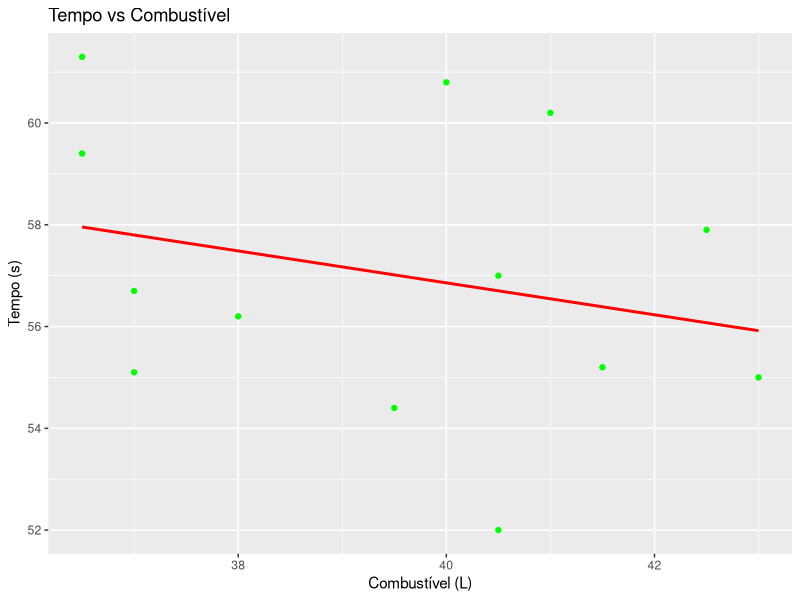
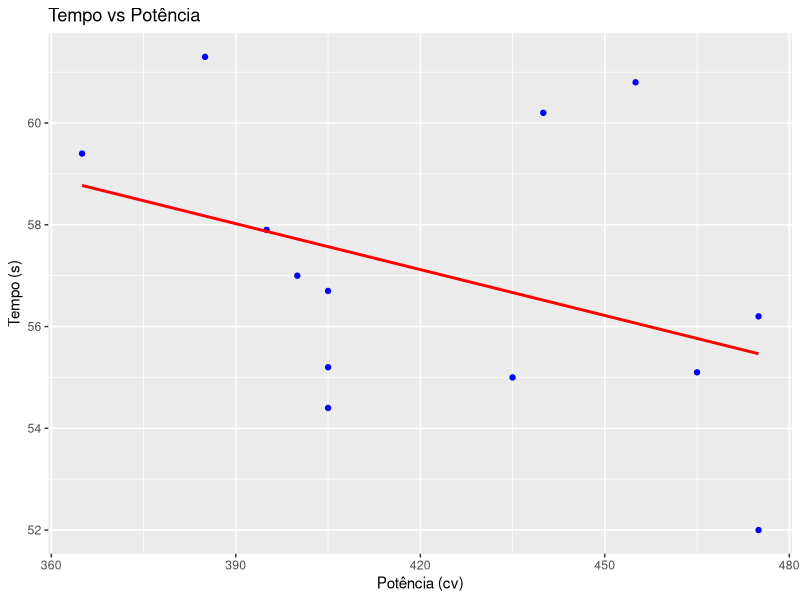
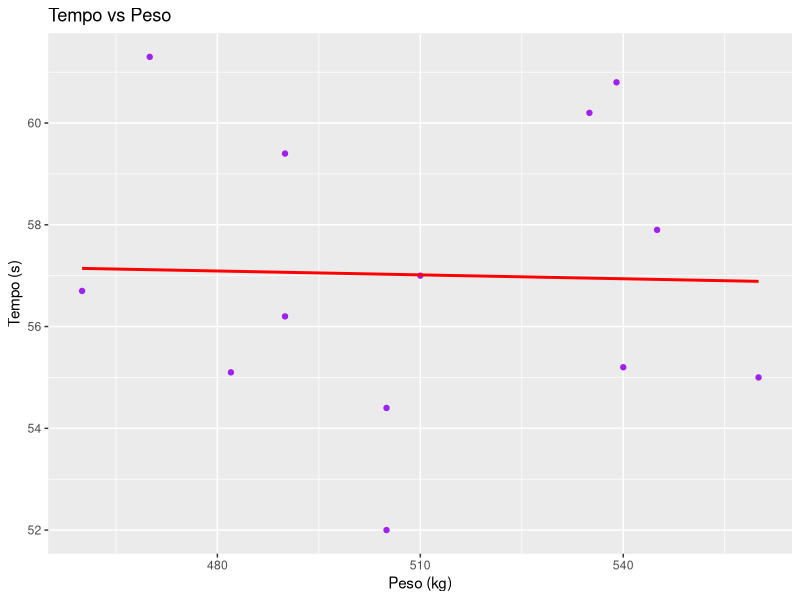

Write R code to recreate these figures, in order.
## ---- chunk 1
knitr::opts_chunk$set(echo = TRUE)
options(scipen = 9999) #para retirar a nOtação científica
## ---- chunk 2
setwd("C:/Users/gustavo.telles/Desktop/Programa/Multivariate-Statistics/csv")
library(tidyverse)
library(readxl)
dados <- read_xlsx("Aula 01.xlsx", sheet = "Exemplo4")
library(RColorBrewer)
library(knitr)
library(car)

## ---- chunk 3
dados$aerofolio <- factor(dados$aerofolio, levels = c("nao", "sim"))
dados$pneu <- factor(dados$pneu, levels = c("macio", "rigido"))
## ---- chunk 4
library(ggplot2)
# Tempo vs Combustível
ggplot(dados, aes(x = combustivel, y = tempo)) +
  geom_point(color = "green") +
  geom_smooth(method = "lm", se = FALSE, color = "red") +
  labs(title = "Tempo vs Combustível", x = "Combustível (L)", y = "Tempo (s)")
## ---- chunk 5
library(ggplot2)

# Tempo vs Potência
ggplot(dados, aes(x = potencia, y = tempo)) +
  geom_point(color = "blue") +
  geom_smooth(method = "lm", se = FALSE, color = "red") +
  labs(title = "Tempo vs Potência", x = "Potência (cv)", y = "Tempo (s)")
## ---- chunk 6
library(ggplot2)
# Tempo vs Peso
ggplot(dados, aes(x = peso, y = tempo)) +
  geom_point(color = "purple") +
  geom_smooth(method = "lm", se = FALSE, color = "red") +
  labs(title = "Tempo vs Peso", x = "Peso (kg)", y = "Tempo (s)")
## ---- chunk 7
# Selecionando apenas as variáveis quantitativas
dados_quanti <- dados %>%
  select(tempo, peso, potencia, combustivel)

# Calculando a matriz de correlação
tab_correl <- round(cor(dados_quanti), 2)

# Exibindo a matriz de correlação
kable(tab_correl, caption = "Matriz de correlações entre variáveis quantitativas") # nolint
## ---- chunk 8
# Ajustando o modelo apenas com variáveis quantitativas
modelo1 <- lm(tempo ~ peso + potencia + combustivel, data = dados)

# Calculando o VIF
multicolinearidade1 <- round(vif(modelo1), 2)

# Exibindo os VIFs
kable(multicolinearidade1, caption = "VIF do Modelo1")
## ---- chunk 9
# Correlação com tempo
cor_peso <- abs(cor(dados$peso, dados$tempo))
cor_combustivel <- abs(cor(dados$combustivel, dados$tempo))

if (cor_peso < cor_combustivel) {
  modelo2 <- lm(tempo ~ potencia + combustivel, data = dados)
  variavel_removida <- "peso"
} else {
  modelo2 <- lm(tempo ~ potencia + peso, data = dados)
  variavel_removida <- "combustivel"
}

# Novo VIF
multicolinearidade2 <- round(vif(modelo2), 2)
kable(multicolinearidade2, caption = paste("VIF após remover", variavel_removida)) # nolint
## ---- chunk 10
# Ajustando o modelo igual ao da imagem
modelo3 <- lm(tempo ~ potencia + combustivel + aerofolio + pneu, data = dados)
summary(modelo3)
## ---- chunk 11
# Ajuste o modelo final apenas com as variáveis selecionadas (exemplo abaixo)
# Substitua pelas variáveis que sobraram após o método de seleção
modelo4 <- lm(tempo ~ potencia + aerofolio + pneu, data = dados)

# Resumo dos coeficientes e testes de hipóteses
resumo <- summary(modelo4)
tabela6 <- round(resumo$coefficients, 3)

# Intervalos de confiança dos coeficientes
tabela7 <- round(confint(modelo4, level = 0.95), 3)

# Exibir as tabelas formatadas
kable(tabela6, caption = "Coeficientes e teste de hipóteses do modelo final")
kable(tabela7, caption = "Intervalo de confiança dos coeficientes do modelo final") # nolint
## ---- chunk 12
# Teste de hipótese do intercepto no modelo final
# Veja o valor-p do intercepto em tabela6 (modelo4)
valor_p_intercepto <- resumo$coefficients["(Intercept)", "Pr(>|t|)"]

if (valor_p_intercepto > 0.05) {
  # Ajusta modelo sem intercepto
  modelo5 <- lm(tempo ~ potencia + aerofolio + pneu - 1, data = dados)
  resumo5 <- summary(modelo5)
  tabela8 <- round(resumo5$coefficients, 3)
  tabela9 <- round(confint(modelo5, level = 0.95), 3)
  kable(tabela8, caption = "Coeficientes e teste de hipóteses do modelo final sem intercepto") # nolint
  kable(tabela9, caption = "Intervalo de confiança dos coeficientes do modelo final sem intercepto") # nolint
} else {
  cat("O valor-p do intercepto foi", round(valor_p_intercepto, 4), 
      "- Não é necessário zerar o intercepto.")
}
## ---- chunk 13
# Interpretação dos coeficientes

' # nolint
Intercepto (67,936):  # nolint
Representa o tempo estimado de volta (em segundos) para um carro com potência zero, sem aerofólio e com pneu macio. # nolint
Observação: No contexto, potência zero não é possível, então o intercepto não tem interpretação prática direta.  # nolint
'

' # nolint
potencia (-0,026): # nolint 
Para cada aumento de 1 cv na potência do motor, o tempo de volta diminui, em média, 0,026 segundos, mantendo as demais variáveis constantes. # nolint
'  # nolint

' # nolint
aerofoliosim (-2,844):  # nolint
Carros com aerofólio completam a volta, em média, 2,844 segundos mais rápido do que carros sem aerofólio, mantendo as demais variáveis constantes.  # nolint
' # nolint

'  # nolint
pneurigido (3,593):
Carros com pneu rígido levam, em média, 3,593 segundos a mais para completar a volta do que carros com pneu macio, mantendo as demais variáveis constantes.  # nolint
'
## ---- chunk 14
# Centralizando a variável quantitativa do modelo final
dados$potencia_c <- dados$potencia - mean(dados$potencia)

# Ajustando o modelo com a variável centralizada
modelo5 <- lm(tempo ~ potencia_c + aerofolio + pneu, data = dados)
resumo5 <- summary(modelo5)
tabela8 <- round(resumo5$coefficients, 2)
tabela9 <- round(confint(modelo5, level = 0.95), 2)

# Exibindo as tabelas formatadas
kable(tabela8, caption = "Estimativas dos coeficientes do Modelo 5 (centralizado)") # nolint
kable(tabela9, caption = "Intervalo de confiança dos coeficientes do Modelo 5 (centralizado)") # nolint

# Mostrando a média da variável centralizada
cat("A média da variável potencia é:", round(mean(dados$potencia), 2), "\n")
